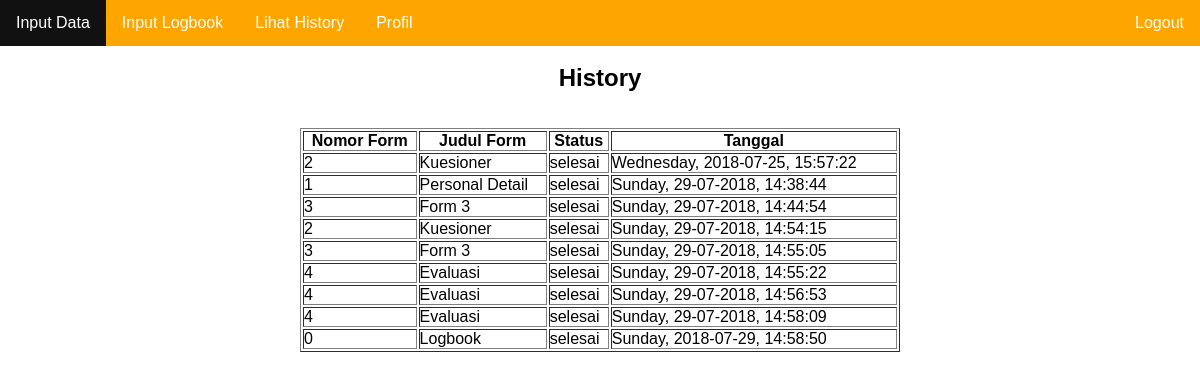
/mentor_history.php (signed in), run on the app's committed database.
### tables this page shows
CREATE TABLE `history_mentor` (
  `nomor_form` int(100) NOT NULL,
  `judul_form` varchar(100) NOT NULL,
  `status` varchar(100) NOT NULL,
  `tanggal` varchar(100) NOT NULL,
  `username` varchar(100) NOT NULL,
  `id_history_mentor` int(11) NOT NULL
);

### mentor_history.php (the view, shortened to what this page needs)
<link rel="stylesheet" href="style.css">
<div id="mynavigation">
<ul class="navigaton">
	<li><a href="mentor_home.php">Input Data</a>
	<li><a href="mentor_logbook.php">Input Logbook</a>
	<li><a href="mentor_history.php">Lihat History</a>
	<li><a href="mentor_profil.php">Profil</a>
	<li style="float:right"><a href="logout.php">Logout</a>
</ul>
</div>
<center><h2>History</h2></center>
<?php
include ("fungsi/connection.php");
$sql = 'SELECT *
		FROM history_mentor';
$query = mysqli_query($conn, $sql);
?>
<center>
<table class="data-table" border='1' Width='600'>
		<thead>
			<tr>
				<th>Nomor Form</th>
				<th>Judul Form</th>
				<th>Status</th>
				<th>Tanggal</th>
			</tr>
		</thead>
		<tbody>
		<?php
		while ($row = mysqli_fetch_array($query))
		{
			echo '<tr>
					<td>'.$row['nomor_form'].'</td>
					<td>'.$row['judul_form'].'</td>
					<td>'.$row['status'].'</td>
					<td>'.$row['tanggal'].'</td>
				</tr>';
		}?>
		</tbody>
	</table>
</center>

### style.css (style rules this page uses)
* { padding: 0px; margin: 0px; font-family: arial; }
ul { list-style-type: none; margin: 0; padding: 0; overflow: hidden; background-color: #FFA500; }
li { float: left; }
li a { display: block; color: white; text-align: center; padding: 14px 16px; text-decoration: none; }

### data on the page
history_mentor: nomor_form "2", judul_form "Kuesioner", status "selesai", tanggal "Wednesday, 2018-07-25, 15:57:22"
history_mentor: nomor_form "1", judul_form "Personal Detail", status "selesai", tanggal "Sunday, 29-07-2018, 14:38:44"
history_mentor: nomor_form "3", judul_form "Form 3", status "selesai", tanggal "Sunday, 29-07-2018, 14:44:54"
history_mentor: nomor_form "2", judul_form "Kuesioner", status "selesai", tanggal "Sunday, 29-07-2018, 14:54:15"
history_mentor: nomor_form "3", judul_form "Form 3", status "selesai", tanggal "Sunday, 29-07-2018, 14:55:05"
history_mentor: nomor_form "4", judul_form "Evaluasi", status "selesai", tanggal "Sunday, 29-07-2018, 14:55:22"
history_mentor: nomor_form "4", judul_form "Evaluasi", status "selesai", tanggal "Sunday, 29-07-2018, 14:56:53"
history_mentor: nomor_form "4", judul_form "Evaluasi", status "selesai", tanggal "Sunday, 29-07-2018, 14:58:09"
history_mentor: nomor_form "0", judul_form "Logbook", status "selesai", tanggal "Sunday, 2018-07-29, 14:58:50"
